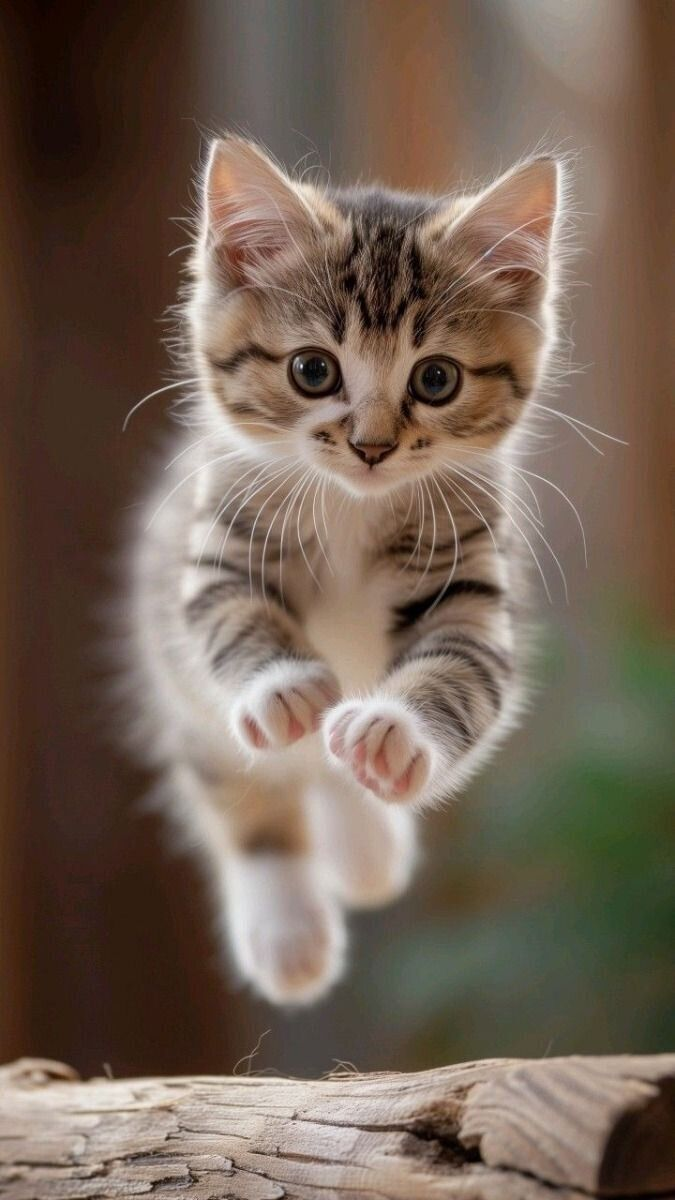
#> input picture 2.Basic Image Processing/input.jpg, 675 x 1200 px
$ python basic_image_processing.py
#> lines starting #> are read from the running program, lines starting #| are printed output that depends on the picture; after the words box and inside, x2 and y2 are one past the last pixel; in counts of white or black regions, pixels touching at a corner belong together
import cv2
import numpy as np
import os

# Get current script folder path
base_path = os.path.dirname(os.path.abspath(__file__))

# Load image
image_path = os.path.join(base_path, "input.jpg")
image = cv2.imread(image_path)
#> image is the input picture: shape (1200, 675, 3); mean B, G, R 85, 98.5, 115.5

if image is None:
    print("Error: input.jpg not found!")
    exit()

# Save original
cv2.imwrite(os.path.join(base_path, "1_original.jpg"), image)

# Grayscale
gray = cv2.cvtColor(image, cv2.COLOR_BGR2GRAY)
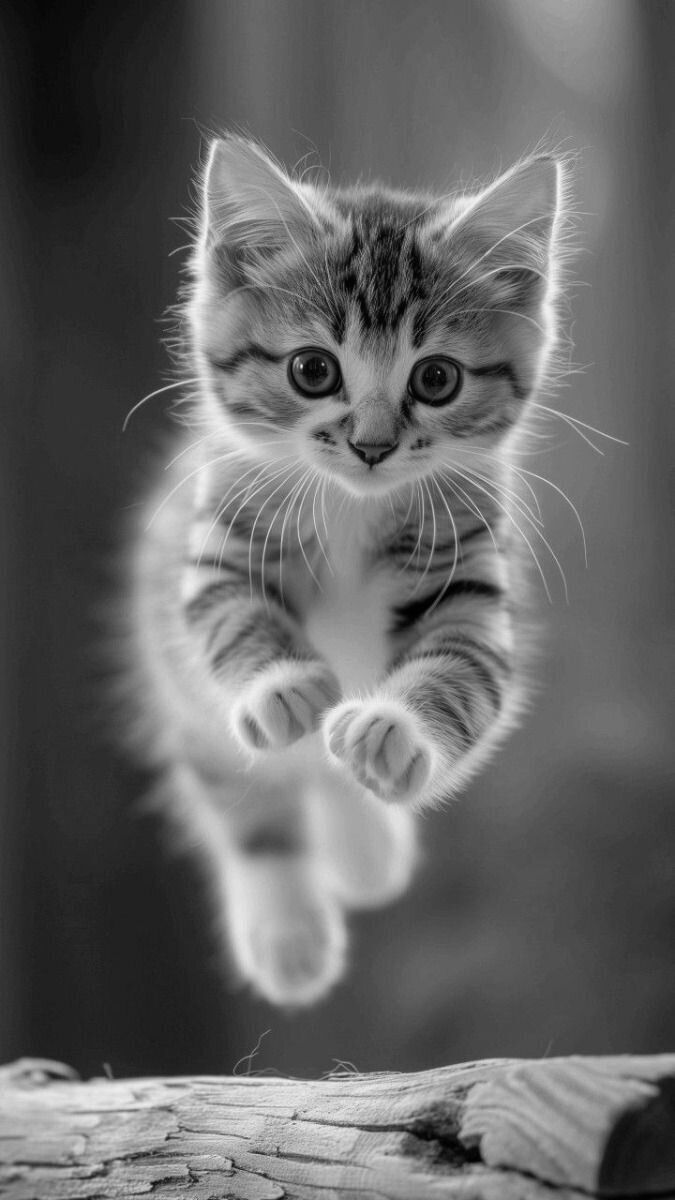
#> gray: shape (1200, 675); min 0, max 250, mean 102
cv2.imwrite(os.path.join(base_path, "2_grayscale.jpg"), gray)

# Crop
cropped = gray[50:300, 50:300]
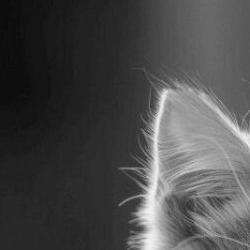
#> cropped: shape (250, 250); min 10, max 250, mean 73.9
cv2.imwrite(os.path.join(base_path, "3_cropped.jpg"), cropped)

# Resize
resized = cv2.resize(cropped, (200, 200))
cv2.imwrite(os.path.join(base_path, "4_resized.jpg"), resized)

# Threshold
_, thresh = cv2.threshold(resized, 127, 255, cv2.THRESH_BINARY)
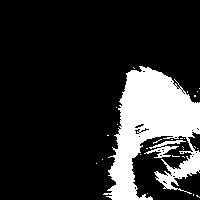
#> thresh: shape (200, 200); 17.9% white; 27 white regions (25 under 20 px)
cv2.imwrite(os.path.join(base_path, "5_threshold.jpg"), thresh)

# Contours
contours, _ = cv2.findContours(
    thresh, cv2.RETR_EXTERNAL, cv2.CHAIN_APPROX_SIMPLE
)
#> contours = 27 contours, 25 with area under 20; largest, box (x1, y1, x2, y2) and area: (103, 66, 200, 200) 6502, (144, 140, 186, 158) 170

contour_image = cv2.cvtColor(resized, cv2.COLOR_GRAY2BGR)
cv2.drawContours(contour_image, contours, -1, (0, 255, 0), 2)
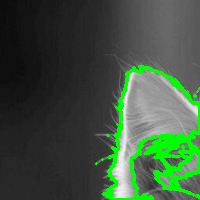
#> contour_image: shape (200, 200, 3); mean B, G, R 63.2, 83.7, 63.2
cv2.imwrite(os.path.join(base_path, "6_contours.jpg"), contour_image)

# Blob detection
params = cv2.SimpleBlobDetector_Params()
params.filterByArea = True
params.minArea = 50

detector = cv2.SimpleBlobDetector_create(params)
keypoints = detector.detect(thresh)
#> keypoints = ()

blob_image = cv2.drawKeypoints(
    resized,
    keypoints,
    np.array([]),
    (0, 0, 255),
    cv2.DRAW_MATCHES_FLAGS_DRAW_RICH_KEYPOINTS
)

cv2.imwrite(os.path.join(base_path, "7_blob_detection.jpg"), blob_image)

print("✅ All output images saved in the same folder successfully!")
